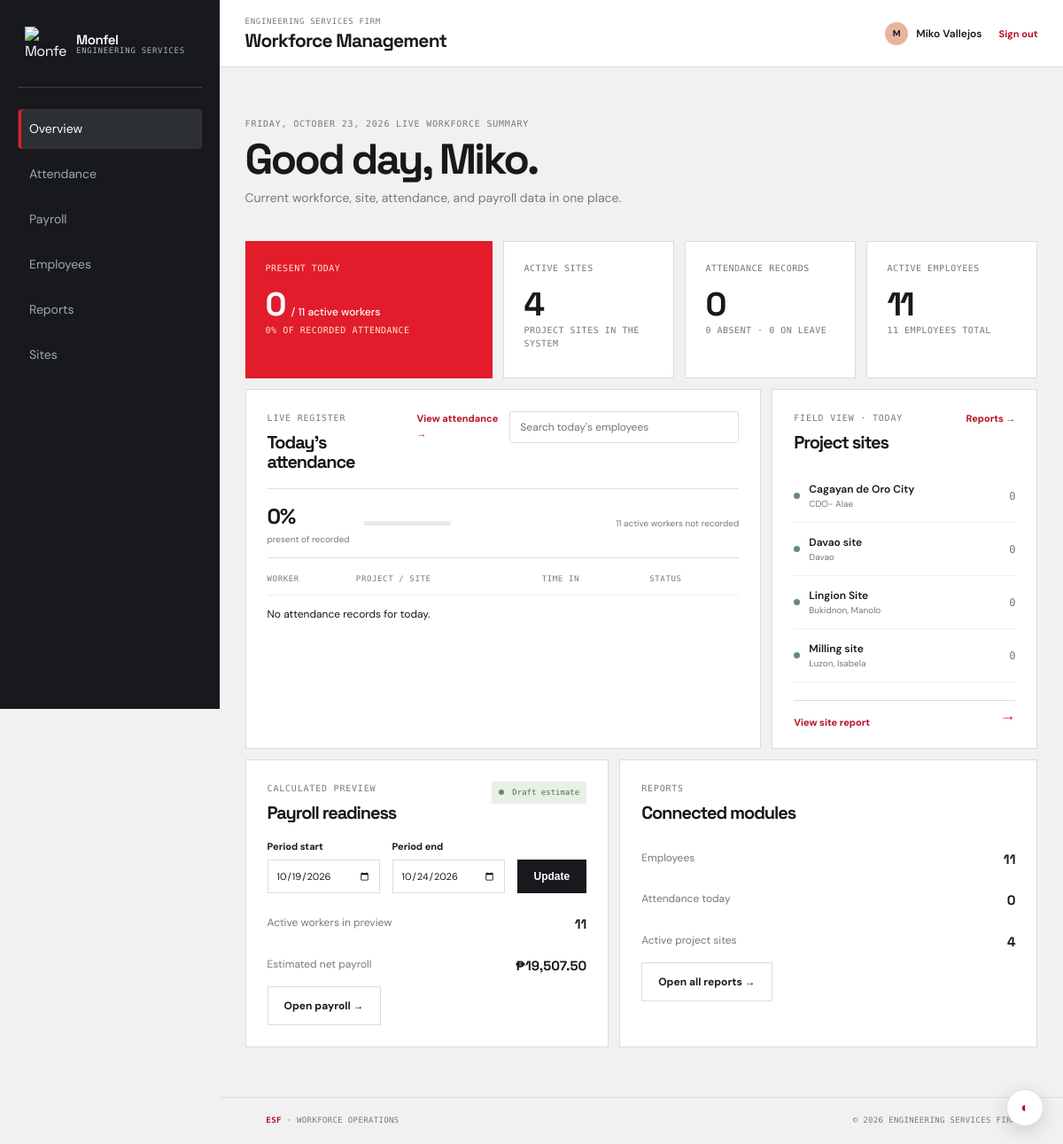
Screenshot of /Engineering_Services_Firm/dashboard.php (signed in) with the database file from the repository.
### tables this page shows
CREATE TABLE `projects` (
  `id` int(10) UNSIGNED NOT NULL,
  `name` varchar(150) NOT NULL,
  `location` varchar(255) DEFAULT NULL,
  `active` tinyint(1) NOT NULL DEFAULT '1',
  `created_at` datetime NOT NULL DEFAULT CURRENT_TIMESTAMP
);

### Engineering_Services_Firm/Includes/Auth.php (called while the page is built, shortened)
<?php
class Auth {
    public static function user() {
        return isset($_SESSION['user']) ? $_SESSION['user'] : null;
    }
}

### Engineering_Services_Firm/Includes/bootstrap.php (called while the page is built, shortened)
<?php
function e($value) {
    return htmlspecialchars((string) $value, ENT_QUOTES, 'UTF-8');
}

### Engineering_Services_Firm/Backend/services/PayrollCalculator.php (called while the page is built, shortened)
<?php
class PayrollCalculator {
    public static function buildItem($employee, $attendance, $additions = 0, $cashAdvance = 0, $storeDebt = 0, $otherDeductions = 0) {
        $daysWorked = 0;
        $overtimeHours = 0;
        $overtimePay = 0;
        $undertime = 0;
        $overtimeRate = (float) $employee['overtime_rate'];
        $undertimeRate = isset($employee['undertime_rate']) ? (float) $employee['undertime_rate'] : null;
        foreach ($attendance as $record) {
            if ($record['status'] === 'present') {
                $daysWorked += 1;
            }
            if ((float) $record['overtime_hours'] > 0 && (int) $record['overtime_approved'] === 1) {
                $overtimeHours += (float) $record['overtime_hours'];
                $recordRate = $overtimeRate;
                $overtimePay += (float) $record['overtime_hours'] * $recordRate;
            }
            if (isset($record['undertime_hours']) && $undertimeRate !== null) {
                $undertime += (float) $record['undertime_hours'] * $undertimeRate;
            } else {
                $undertime += (float) $record['undertime_deduction'];
            }
        }
        $dailyRate = (float) $employee['daily_rate'];
        $basicPay = $daysWorked * $dailyRate;
        $grossPay = $basicPay + $overtimePay + (float) $additions;
        $totalDeductions = (float) $cashAdvance + (float) $storeDebt + $undertime + (float) $otherDeductions;
        return array(
            'days_worked' => $daysWorked,
            'daily_rate' => $dailyRate,
            'overtime_hours' => $overtimeHours,
            'overtime_rate' => $overtimeRate,
            'basic_pay' => $basicPay,
            'overtime_pay' => $overtimePay,
            'additions' => (float) $additions,
            'cash_advance' => (float) $cashAdvance,
            'store_debt' => (float) $storeDebt,
            'undertime' => $undertime,
            'other_deductions' => (float) $otherDeductions,
            'gross_pay' => $grossPay,
            'total_deductions' => $totalDeductions,
            'net_pay' => $grossPay - $totalDeductions
        );
    }
}

### Engineering_Services_Firm/dashboard.php (the view, shortened to what this page needs)
<?php
require_once __DIR__ . '/Includes/bootstrap.php';
require_once __DIR__ . '/Includes/Auth.php';
require_once __DIR__ . '/Backend/services/PayrollCalculator.php';
$today = date('Y-m-d');
$weekStart = date('Y-m-d', strtotime('monday this week'));
$weekEnd = date('Y-m-d', strtotime('saturday this week'));
$periodKey = 'work_period';
$savedPeriod = isset($_SESSION[$periodKey]) ? $_SESSION[$periodKey] : array();
if (!isset($savedPeriod['week']) || $savedPeriod['week'] !== $weekStart) $savedPeriod = array('week' => $weekStart, 'start' => $weekStart, 'end' => $weekEnd);
$periodStart = isset($_GET['period_start']) && DateTime::createFromFormat('Y-m-d', $_GET['period_start']) ? $_GET['period_start'] : $savedPeriod['start'];
$periodEnd = isset($_GET['period_end']) && DateTime::createFromFormat('Y-m-d', $_GET['period_end']) ? $_GET['period_end'] : $savedPeriod['end'];
$pdo = db();
$employeeStats = $pdo->query('SELECT COUNT(*) AS total, COALESCE(SUM(active = 1), 0) AS active FROM employees')->fetch();
$attendanceStatsQuery = $pdo->prepare("SELECT COUNT(*) AS recorded, COALESCE(SUM(status = 'present'), 0) AS present, COALESCE(SUM(status = 'absent'), 0) AS absent, COALESCE(SUM(status = 'leave'), 0) AS leave_count FROM attendance WHERE work_date = ?");
$attendanceStatsQuery->execute(array($today)); $attendanceStats = $attendanceStatsQuery->fetch();
$siteStats = $pdo->query('SELECT COUNT(*) AS active FROM projects WHERE active = 1')->fetch();
$sitesQuery = $pdo->prepare("SELECT p.id, p.name, p.location, COUNT(DISTINCT CASE WHEN a.status = 'present' THEN a.employee_id END) AS present_workers, COUNT(DISTINCT a.employee_id) AS recorded_workers FROM projects p LEFT JOIN attendance a ON a.project_id = p.id AND a.work_date = ? WHERE p.active = 1 GROUP BY p.id, p.name, p.location ORDER BY present_workers DESC, p.name LIMIT 6");
$sitesQuery->execute(array($today)); $sites = $sitesQuery->fetchAll();
$todayRecordsQuery = $pdo->prepare('SELECT e.full_name, pos.name AS position_name, p.name AS project_name, a.time_in, a.status FROM attendance a JOIN employees e ON e.id = a.employee_id LEFT JOIN positions pos ON pos.id = e.position_id JOIN projects p ON p.id = a.project_id WHERE a.work_date = ? ORDER BY a.time_in IS NULL, a.time_in, e.full_name LIMIT 8');
$todayRecordsQuery->execute(array($today)); $todayRecords = $todayRecordsQuery->fetchAll();
$payrollEmployees = $pdo->query("SELECT e.id, e.full_name, sg.daily_rate, sg.overtime_rate, sg.undertime_rate FROM employees e LEFT JOIN salary_grades sg ON sg.id = e.salary_grade_id WHERE e.active = 1")->fetchAll();
$payAttendance = $pdo->prepare('SELECT * FROM attendance WHERE employee_id = ? AND work_date BETWEEN ? AND ?');
$advanceQuery = $pdo->prepare("SELECT COALESCE(SUM(amount - amount_deducted), 0) FROM cash_advances WHERE employee_id = ? AND status = 'open'");
$debtQuery = $pdo->prepare("SELECT COALESCE(SUM(amount - amount_deducted), 0) FROM store_debts WHERE employee_id = ? AND status = 'open'");
$payrollTotal = 0; $payrollWorkers = 0;
foreach ($payrollEmployees as $employee) {
    $payAttendance->execute(array($employee['id'], $periodStart, $periodEnd));
    $advanceQuery->execute(array($employee['id'])); $debtQuery->execute(array($employee['id']));
    $item = PayrollCalculator::buildItem($employee, $payAttendance->fetchAll(), 0, $advanceQuery->fetchColumn(), $debtQuery->fetchColumn());
    $payrollTotal += $item['net_pay']; $payrollWorkers++;
}
$recorded = (int) $attendanceStats['recorded'];
$present = (int) $attendanceStats['present'];
$rate = $recorded ? (int) round($present * 100 / $recorded) : 0;
require __DIR__ . '/Includes/header.php';
?>
<main>
    <section class="dashboard-intro"><div><p class="eyebrow"><?= e(date('l, F j, Y')) ?> <span class="live-dot"></span> Live workforce summary</p><h1>Good day, <?= e(explode(' ', trim($user['full_name']))[0]) ?>.</h1><p class="intro-copy">Current workforce, site, attendance, and payroll data in one place.</p></div></section>
    <section class="metric-grid" aria-label="Workforce summary">
        <article class="metric-card metric-highlight"><span class="metric-label">Present today</span><strong><?= $present ?> <small>/ <?= (int) $employeeStats['active'] ?> active workers</small></strong><span class="metric-caption"><?= $rate ?>% of recorded attendance</span></article>
        <article class="metric-card"><span class="metric-label">Active sites</span><strong><?= (int) $siteStats['active'] ?></strong><span class="metric-caption">Project sites in the system</span></article>
        <article class="metric-card"><span class="metric-label">Attendance records</span><strong><?= $recorded ?></strong><span class="metric-caption"><?= (int) $attendanceStats['absent'] ?> absent · <?= (int) $attendanceStats['leave_count'] ?> on leave</span></article>
        <article class="metric-card"><span class="metric-label">Active employees</span><strong><?= (int) $employeeStats['active'] ?></strong><span class="metric-caption"><?= (int) $employeeStats['total'] ?> employees total</span></article>
    </section>
    <section class="workspace-grid">
        <article class="panel"><div class="panel-heading"><div><p class="eyebrow">Live register</p><h2>Today’s attendance</h2></div><a class="text-link" href="attendance.php">View attendance →</a></div><div class="attendance-summary"><div><strong><?= $rate ?>%</strong><span>present of recorded</span></div><div class="progress-track"></div><div class="summary-note"><?= max(0, (int) $employeeStats['active'] - $recorded) ?> active workers not recorded</div></div><div class="table-wrap"><table><thead><tr><th>Worker</th><th>Project / site</th><th>Time in</th><th>Status</th></tr></thead><tbody><?php if (!$todayRecords): ?><tr><td colspan="4">No attendance records for today.</td></tr><?php endif; ?></tbody></table></div></article>
        <aside class="panel site-panel"><div class="panel-heading"><div><p class="eyebrow">Field view · today</p><h2>Project sites</h2></div><a class="text-link" href="reports.php#sites">Reports →</a></div><div class="site-list"><?php if (!$sites): ?><p class="intro-copy">No active project sites.</p><?php endif; ?><?php foreach ($sites as $site): ?><div class="site-row"><span class="site-status site-status-green"></span><div><strong><?= e($site['name']) ?></strong><small><?= e($site['location'] ?: 'Location not set') ?></small></div><b><?= (int) $site['present_workers'] ?></b></div><?php endforeach; ?></div><a class="panel-footer-link" href="reports.php#sites">View site report <span>→</span></a></aside>
    </section>
    <section class="lower-grid"><article class="panel payroll-panel"><div class="panel-heading"><div><p class="eyebrow">Calculated preview</p><h2>Payroll readiness</h2></div><span class="ready-badge"><span></span> Draft estimate</span></div><form method="get" class="period-form dashboard-period"><div class="form-field"><label for="period_start">Period start</label><input id="period_start" type="date" name="period_start" value="<?= e($periodStart) ?>"></div><div class="form-field"><label for="period_end">Period end</label><input id="period_end" type="date" name="period_end" value="<?= e($periodEnd) ?>"></div><button class="button button-dark" type="submit">Update</button></form><div class="payroll-line"><span>Active workers in preview</span><strong><?= $payrollWorkers ?></strong></div><div class="payroll-line"><span>Estimated net payroll</span><strong>₱<?= e(number_format($payrollTotal, 2)) ?></strong></div><a class="button button-outline" href="payroll.php?period_start=<?= e(urlencode($periodStart)) ?>&amp;period_end=<?= e(urlencode($periodEnd)) ?>">Open payroll →</a></article>
        <article class="panel activity-panel"><div class="panel-heading"><div><p class="eyebrow">Reports</p><h2>Connected modules</h2></div></div><div class="payroll-line"><span>Employees</span><strong><?= (int) $employeeStats['total'] ?></strong></div><div class="payroll-line"><span>Attendance today</span><strong><?= $recorded ?></strong></div><div class="payroll-line"><span>Active project sites</span><strong><?= (int) $siteStats['active'] ?></strong></div><a class="button button-outline" href="reports.php">Open all reports →</a></article></section>
</main>
<?php require __DIR__ . '/Includes/footer.php'; ?>

### Engineering_Services_Firm/Includes/header.php (shortened to what this page needs)
<?php
$user = Auth::user();
$currentPage = basename($_SERVER['PHP_SELF']);
?><!doctype html>
<html lang="en">
<head>
    <link rel="stylesheet" href="Assets/css/style.css?v=20261001-dark-metal-theme-1">
</head>
<body>
<header class="site-header<?= isset($isAuthPage) && $isAuthPage ? ' auth-header' : '' ?>">
    <a class="brand" href="index.php">
        <img class="brand-logo" src="Assets/images/back%20logo.png" alt="Monfel Engineering Services logo">
        <span><strong>Monfel</strong><small>Engineering Services</small></span>
    </a>
    <nav class="top-nav" aria-label="Primary navigation">
        <a class="<?= $currentPage === 'dashboard.php' ? 'active' : '' ?>" href="dashboard.php">Overview</a>
        <a class="<?= $currentPage === 'attendance.php' ? 'active' : '' ?>" href="attendance.php">Attendance</a>
        <a class="<?= $currentPage === 'payroll.php' ? 'active' : '' ?>" href="payroll.php">Payroll</a>
        <a class="<?= $currentPage === 'employees.php' ? 'active' : '' ?>" href="employees.php">Employees</a>
        <a class="<?= $currentPage === 'reports.php' ? 'active' : '' ?>" href="reports.php">Reports</a>
        <a class="<?= $currentPage === 'sites.php' ? 'active' : '' ?>" href="sites.php">Sites</a>
    </nav>
</header>
<?php if (!isset($isAuthPage) || !$isAuthPage): ?>
<div class="workspace-header">
    <div><p class="workspace-kicker">Engineering Services Firm</p><h1>Workforce Management</h1></div>
    <div class="workspace-user"><span class="avatar"><?= e(strtoupper(substr(isset($user['full_name']) && $user['full_name'] !== '' ? $user['full_name'] : 'G', 0, 1))) ?></span><span><?= e(isset($user['full_name']) && $user['full_name'] !== '' ? $user['full_name'] : 'Guest') ?></span><form method="post" action="logout.php"><input type="hidden" name="csrf_token" value="<?= e(csrf_token()) ?>"><button class="workspace-logout" type="submit">Sign out</button></form></div>
</div>
<?php endif; ?>

### Engineering_Services_Firm/Includes/footer.php (shortened to what this page needs)
<footer class="site-footer">
    <p><strong>ESF</strong> · Workforce operations</p><p>© 2026 Engineering Services Firm</p>
</footer>
<button class="theme-toggle" id="theme-toggle" type="button" aria-label="Switch to dark mode" aria-pressed="false"><span class="theme-icon" aria-hidden="true">◐</span><span class="theme-label">Dark mode</span></button>
</body>
</html>

### rows the page displays
projects: name "Cagayan de Oro City", location "CDO- Alae", present_workers "0"
projects: name "Davao site", location "Davao", present_workers "0"
projects: name "Lingion Site", location "Bukidnon, Manolo", present_workers "0"
projects: name "Milling site", location "Luzon, Isabela", present_workers "0"

### other values shown
explode(' ', trim($user['full_name']))[0] "Miko"
$present "0"
$employeeStats['active'] "11"
$rate "0"
$siteStats['active'] "4"
$recorded "0"
$attendanceStats['absent'] "0"
$attendanceStats['leave_count'] "0"
$employeeStats['total'] "11"
max(0, (int) $employeeStats['active'] - $recorded) "11"
$payrollWorkers "11"
$payrollTotal "19,507.50"
